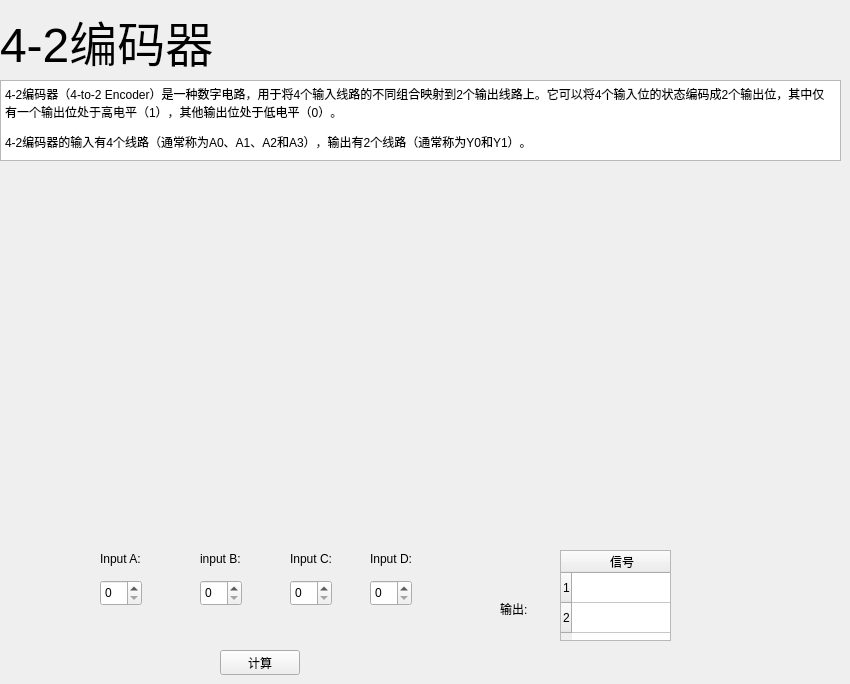
        <widget class="QWidget" name="page_6">
         <widget class="QLabel" name="label_6">
          <property name="geometry">
           <rect>
            <x>0</x>
            <y>0</y>
            <width>221</width>
            <height>81</height>
           </rect>
          </property>
          <property name="font">
           <font>
            <pointsize>36</pointsize>
           </font>
          </property>
          <property name="text">
           <string>4-2编码器</string>
          </property>
         </widget>
         <widget class="QTextBrowser" name="textBrowser_6">
          <property name="geometry">
           <rect>
            <x>0</x>
            <y>80</y>
            <width>841</width>
            <height>81</height>
           </rect>
          </property>
          <property name="html">
           <string>&lt;!DOCTYPE HTML PUBLIC &quot;-//W3C//DTD HTML 4.0//EN&quot; &quot;http://www.w3.org/TR/REC-html40/strict.dtd&quot;&gt;
&lt;html&gt;&lt;head&gt;&lt;meta name=&quot;qrichtext&quot; content=&quot;1&quot; /&gt;&lt;style type=&quot;text/css&quot;&gt;
p, li { white-space: pre-wrap; }
&lt;/style&gt;&lt;/head&gt;&lt;body style=&quot; font-family:'Sans Serif'; font-size:9pt; font-weight:400; font-style:normal;&quot;&gt;
&lt;p style=&quot; margin-top:0px; margin-bottom:0px; margin-left:0px; margin-right:0px; -qt-block-indent:0; text-indent:0px;&quot;&gt;4-2编码器（4-to-2 Encoder）是一种数字电路，用于将4个输入线路的不同组合映射到2个输出线路上。它可以将4个输入位的状态编码成2个输出位，其中仅有一个输出位处于高电平（1），其他输出位处于低电平（0）。&lt;/p&gt;
&lt;p style=&quot; margin-top:12px; margin-bottom:12px; margin-left:0px; margin-right:0px; -qt-block-indent:0; text-indent:0px;&quot;&gt;4-2编码器的输入有4个线路（通常称为A0、A1、A2和A3），输出有2个线路（通常称为Y0和Y1）。&lt;/p&gt;&lt;/body&gt;&lt;/html&gt;</string>
          </property>
         </widget>
         <widget class="QLabel" name="label_39">
          <property name="geometry">
           <rect>
            <x>100</x>
            <y>550</y>
            <width>54</width>
            <height>17</height>
           </rect>
          </property>
          <property name="text">
           <string>Input A:</string>
          </property>
         </widget>
         <widget class="QLabel" name="label_40">
          <property name="geometry">
           <rect>
            <x>200</x>
            <y>550</y>
            <width>54</width>
            <height>17</height>
           </rect>
          </property>
          <property name="text">
           <string>input B:</string>
          </property>
         </widget>
         <widget class="QSpinBox" name="spinBox_13">
          <property name="geometry">
           <rect>
            <x>100</x>
            <y>580</y>
            <width>42</width>
            <height>26</height>
           </rect>
          </property>
         </widget>
         <widget class="QLabel" name="label_41">
          <property name="geometry">
           <rect>
            <x>500</x>
            <y>600</y>
            <width>54</width>
            <height>17</height>
           </rect>
          </property>
          <property name="text">
           <string>输出:</string>
          </property>
         </widget>
         <widget class="QTableWidget" name="table_full_add_7">
          <property name="geometry">
           <rect>
            <x>560</x>
            <y>550</y>
            <width>111</width>
            <height>91</height>
           </rect>
          </property>
          <property name="rowCount">
           <number>2</number>
          </property>
          <property name="columnCount">
           <number>1</number>
          </property>
          <row/>
          <row/>
          <column>
           <property name="text">
            <string>信号</string>
           </property>
          </column>
         </widget>
         <widget class="QPushButton" name="pushButton_7">
          <property name="geometry">
           <rect>
            <x>220</x>
            <y>650</y>
            <width>80</width>
            <height>25</height>
           </rect>
          </property>
          <property name="text">
           <string>计算</string>
          </property>
         </widget>
         <widget class="QSpinBox" name="spinBox_14">
          <property name="geometry">
           <rect>
            <x>200</x>
            <y>580</y>
            <width>42</width>
            <height>26</height>
           </rect>
          </property>
         </widget>
         <widget class="QLabel" name="label_129">
          <property name="geometry">
           <rect>
            <x>370</x>
            <y>550</y>
            <width>54</width>
            <height>17</height>
           </rect>
          </property>
          <property name="text">
           <string>Input D:</string>
          </property>
         </widget>
         <widget class="QSpinBox" name="spinBox_61">
          <property name="geometry">
           <rect>
            <x>370</x>
            <y>580</y>
            <width>42</width>
            <height>26</height>
           </rect>
          </property>
         </widget>
         <widget class="QLabel" name="label_130">
          <property name="geometry">
           <rect>
            <x>290</x>
            <y>550</y>
            <width>54</width>
            <height>17</height>
           </rect>
          </property>
          <property name="text">
           <string>Input C:</string>
          </property>
         </widget>
         <widget class="QSpinBox" name="spinBox_62">
          <property name="geometry">
           <rect>
            <x>290</x>
            <y>580</y>
            <width>42</width>
            <height>26</height>
           </rect>
          </property>
         </widget>
         <widget class="QLabel" name="label_21">
          <property name="geometry">
           <rect>
            <x>150</x>
            <y>230</y>
            <width>511</width>
            <height>221</height>
           </rect>
          </property>
          <property name="text">
           <string/>
          </property>
          <property name="pixmap">
           <pixmap resource="imgs/here.qrc">:/imgs/Encoder_diagram.svg</pixmap>
          </property>
         </widget>
        </widget>
